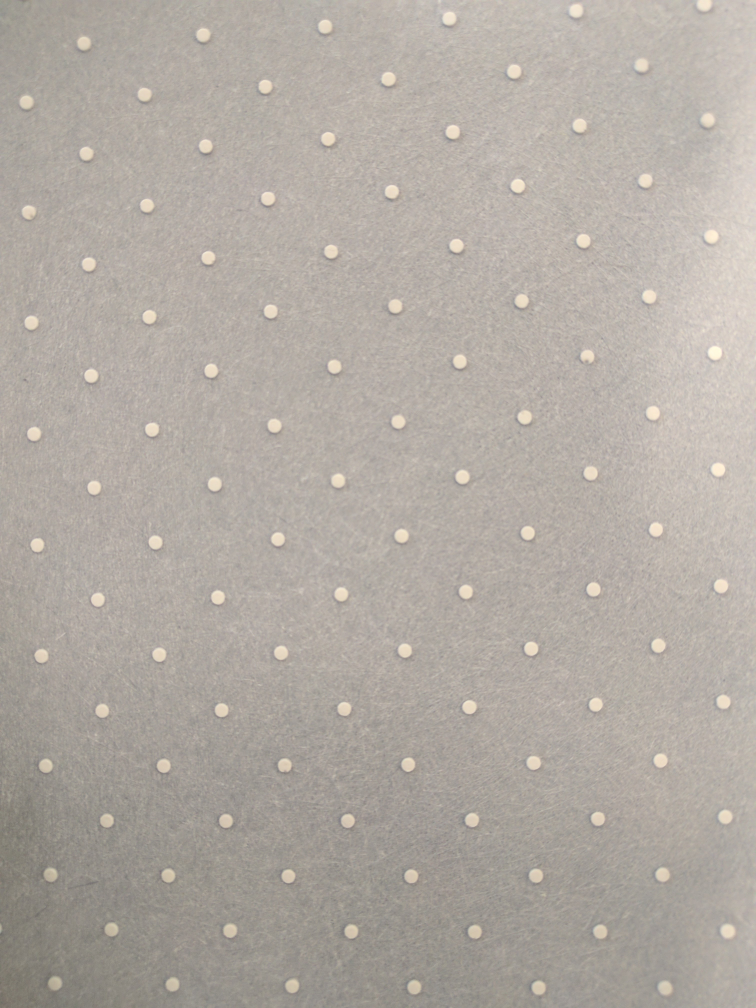
#> input picture test.jpg, 3024 x 4032 px, given in place of testMed.png, which was not available (shown at 1/4 size)
$ python test.py
#> lines starting #> are read from the running program, lines starting #| are printed output that depends on the picture; after the words box and inside, x2 and y2 are one past the last pixel; in counts of white or black regions, pixels touching at a corner belong together; pictures that were not available may be replaced by others from this repository, and a replacement may not be noted
import cv2
import numpy as np
import math
import argparse
from matplotlib import pyplot as plt

#img = cv2.imread('open_cv_logo.png',0)
img = cv2.imread('testMed.png',0)
#> img: shape (4032, 3024); min 96, max 252, mean 171.9
img = cv2.medianBlur(img,5)
cimg = cv2.cvtColor(img,cv2.COLOR_GRAY2BGR)
ret,thresh = cv2.threshold(img, 200, 255,cv2.THRESH_BINARY)
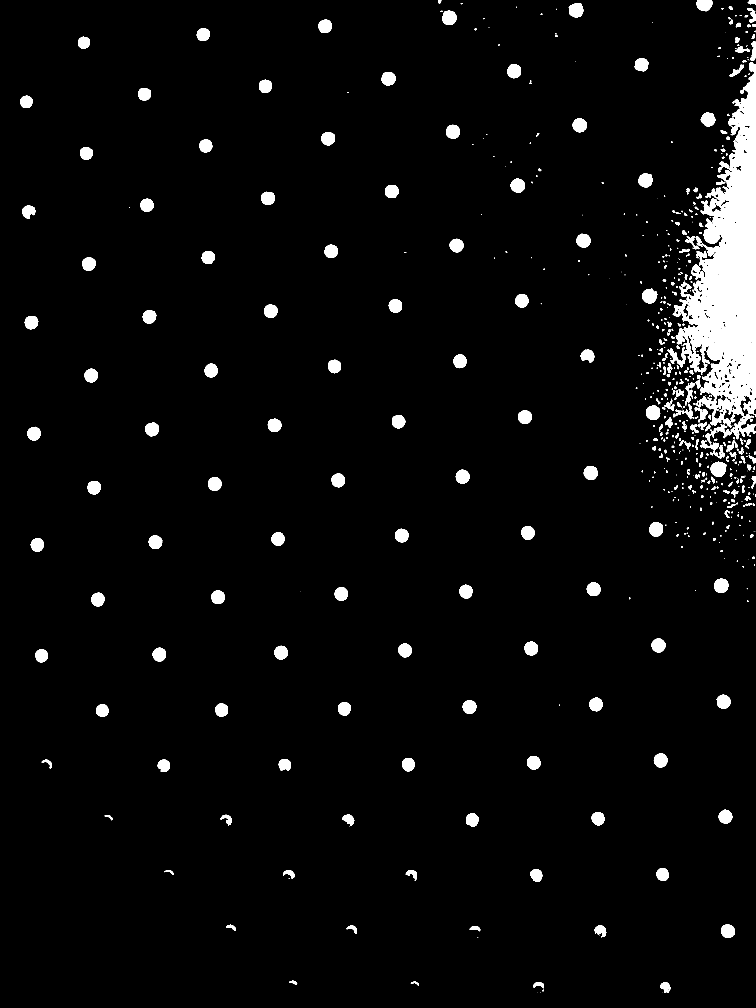
#> thresh: shape (4032, 3024) (shown at 1/4 size); 4% white; 626 white regions (196 under 20 px), largest, box (x1, y1, x2, y2) and area: (2670, 248, 3024, 1757) 237650, (2843, 1847, 2906, 1908) 2887, (2568, 1155, 2629, 1214) 2647
c2img = cv2.cvtColor(thresh,cv2.COLOR_GRAY2BGR)

circles = cv2.HoughCircles(img,cv2.HOUGH_GRADIENT,1,20,
                            param1=100,param2=10,minRadius=24,maxRadius=33)
#> circles = 101 rows, first 8: [2373.5, 2357.5, 28], [2124.5, 2594.5, 28.4], [1324.5, 1006.5, 26.6], [1632.5, 3057.5, 27.8], [1377.5, 2835.5, 27.5], [1153.5, 3503.5, 28], [135.5, 1735.5, 27.7], [577.5, 378.5, 26.6]

#print(circles)

circlesNumpy = np.array(circles[0])
#> circlesNumpy has the same summary as circles
circles[0] = circlesNumpy[circlesNumpy[:,0].argsort()]
print(circles)
#> (printed output is left out)

circles = np.uint16(np.around(circles))
#> circles = 101 rows, first 8: [106, 410, 27], [114, 850, 28], [126, 1290, 28], [136, 1736, 28], [150, 2180, 29], [164, 2624, 27], [184, 3062, 28], [202, 3498, 28]

prevCircX = 0
prevCircY = 0
iteration = 0

for i in circles[0,:]:
    # draw the outer circle
    cv2.circle(cimg,(i[0],i[1]),i[2],(0,255,0),2)
    #cv2.circle(c2img, (i[0], i[1]), i[2], (0, 255, 0), 2)
    if iteration >= 1 and iteration != 0 and i[1] > prevCircY:
        cv2.line(cimg, (prevCircX, prevCircY), (i[0], i[1]), (255, 0, 0), 5)
    prevCircX = i[0]
    prevCircY = i[1]
    # draw the center of the circle
    cv2.circle(cimg,(i[0],i[1]),2,(0,0,255),3)
    #cv2.circle(c2img, (i[0], i[1]), 2, (0, 0, 255), 3)
    iteration = iteration + 1
#> this loop made 101 passes
#> (i, prevCircX, prevCircY) on passes 1 to 12: ([106, 410, 27], 106, 410), ([114, 850, 28], 114, 850), ([126, 1290, 28], 126, 1290), ([136, 1736, 28], 136, 1736), ([150, 2180, 29], 150, 2180), ([164, 2624, 27], 164, 2624), ([184, 3062, 28], 184, 3062), ([202, 3498, 28], 202, 3498), ([218, 3934, 28], 218, 3934), ([334, 172, 28], 334, 172), ([350, 612, 31], 350, 612), ([356, 1056, 27], 356, 1056)
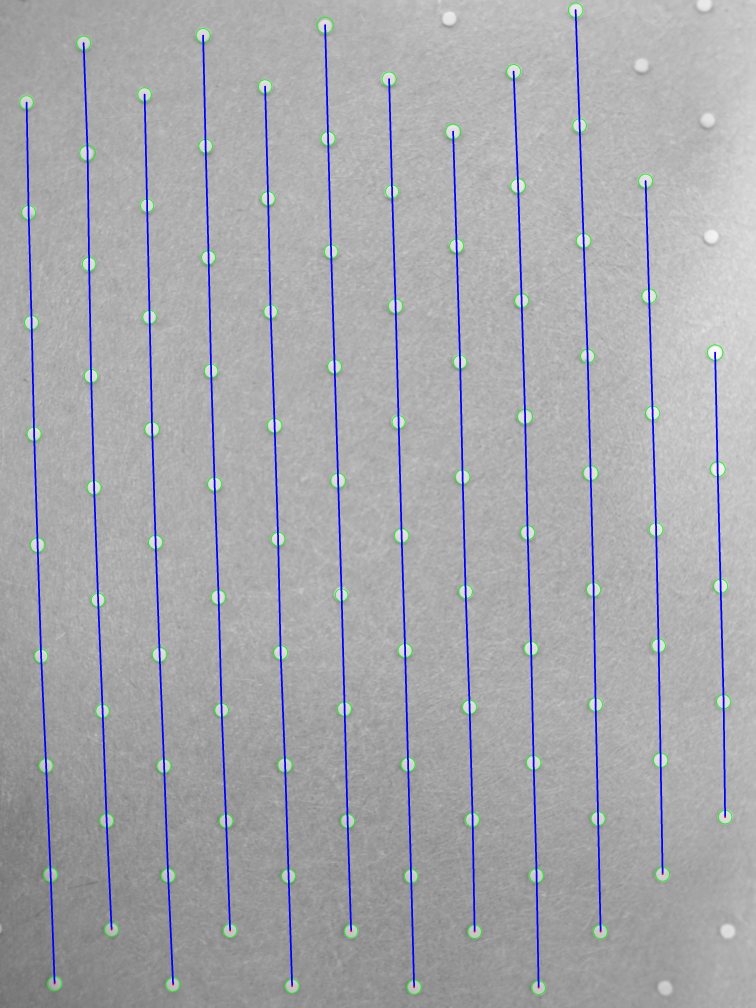
#> cimg: shape (4032, 3024, 3) (shown at 1/4 size); mean B, G, R 172.9, 168.1, 167.1
#> after the loop, iteration = 101

cv2.imwrite('detection.png', cimg)
#cv2.imshow('detected circles',cimg)

titles = ['Orig Img','Thresh Img']
images = [cimg, c2img]

#plt.imshow(cimg, cmap = 'gray', interpolation = 'bicubic')
for i in range(2):
    plt.subplot(1,2,i+1),plt.imshow(images[i],'gray')
    plt.title(titles[i])
    plt.xticks([]), plt.yticks([])  # to hide tick values on X and Y axis

plt.show()
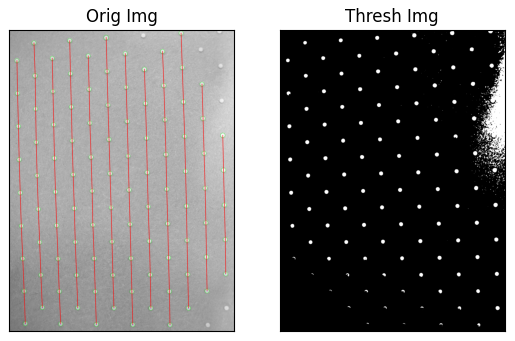
#> figure drawn by matplotlib, 2 panels; B, G, R data is drawn as R, G, B
#cv2.waitKey(0)
#cv2.destroyAllWindows()

$ run again, on testMin.png
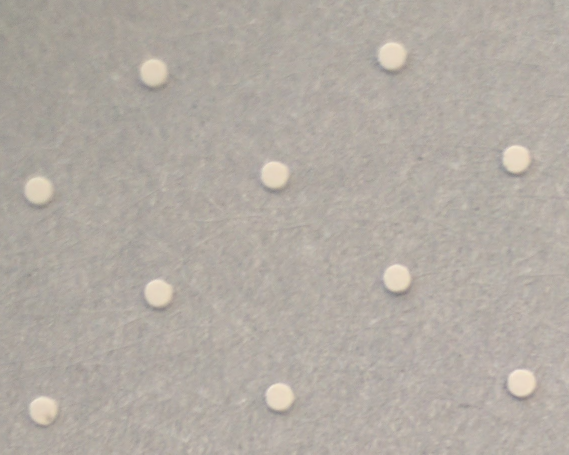
#> input picture testMin.png, 1137 x 909 px, given in place of testMed.png, which was not available (shown at 1/2 size)
#> `ret,thresh = cv2.threshold(img, 200, 255,cv2.THRESH_BINARY)`:
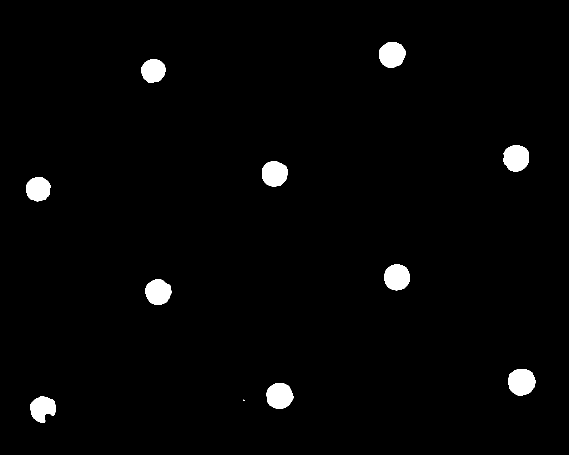
#> thresh: shape (909, 1137) (shown at 1/2 size); 2% white; 11 white regions (1 under 20 px), largest, box (x1, y1, x2, y2) and area: (1017, 738, 1071, 791) 2300, (532, 766, 587, 818) 2181, (1007, 290, 1058, 343) 2169
#> `circles = cv2.HoughCircles(img,cv2.HOUGH_GRADIENT,1,20, param1=100,par..`: circles = [[1042.5, 765.5, 27.7], [1033.5, 318.5, 28.6], [793.5, 555.5, 27.1], [558.5, 792.5, 26.4], [86.5, 820.5, 27.5], [548.5, 349.5, 27.1], [781.5, 111.5, 26.6], [78.5, 382.5, 29.7], [320.5, 584.5, 30.2], [305.5, 140.5, 29.9]]
#> circlesNumpy has the same summary as circles
#| [[[  78.5  382.5   29.7]
#|   [  86.5  820.5   27.5]
#|   [ 305.5  140.5   29.9]
#|   [ 320.5  584.5   30.2]
#|   [ 548.5  349.5   27.1]
#|   [ 558.5  792.5   26.4]
#> (further printed lines are left out)
#> `circles = np.uint16(np.around(circles))`: circles = [[78, 382, 30], [86, 820, 28], [306, 140, 30], [320, 584, 30], [548, 350, 27], [558, 792, 26], [782, 112, 27], [794, 556, 27], [1034, 318, 29], [1042, 766, 28]]
#> the loop `for i in circles[0,:]:` made 10 passes
#> (i, prevCircX, prevCircY) on passes 1 to 8: ([78, 382, 30], 78, 382), ([86, 820, 28], 86, 820), ([306, 140, 30], 306, 140), ([320, 584, 30], 320, 584), ([548, 350, 27], 548, 350), ([558, 792, 26], 558, 792), ([782, 112, 27], 782, 112), ([794, 556, 27], 794, 556)
#> after the loop `for i in circles[0,:]:`: iteration = 10
#> `plt.show()`:
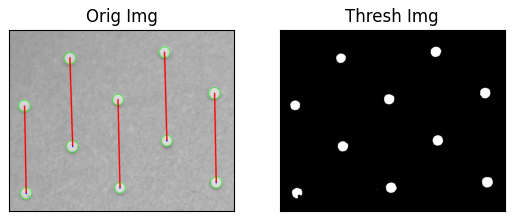
#> figure drawn by matplotlib, 2 panels; B, G, R data is drawn as R, G, B
